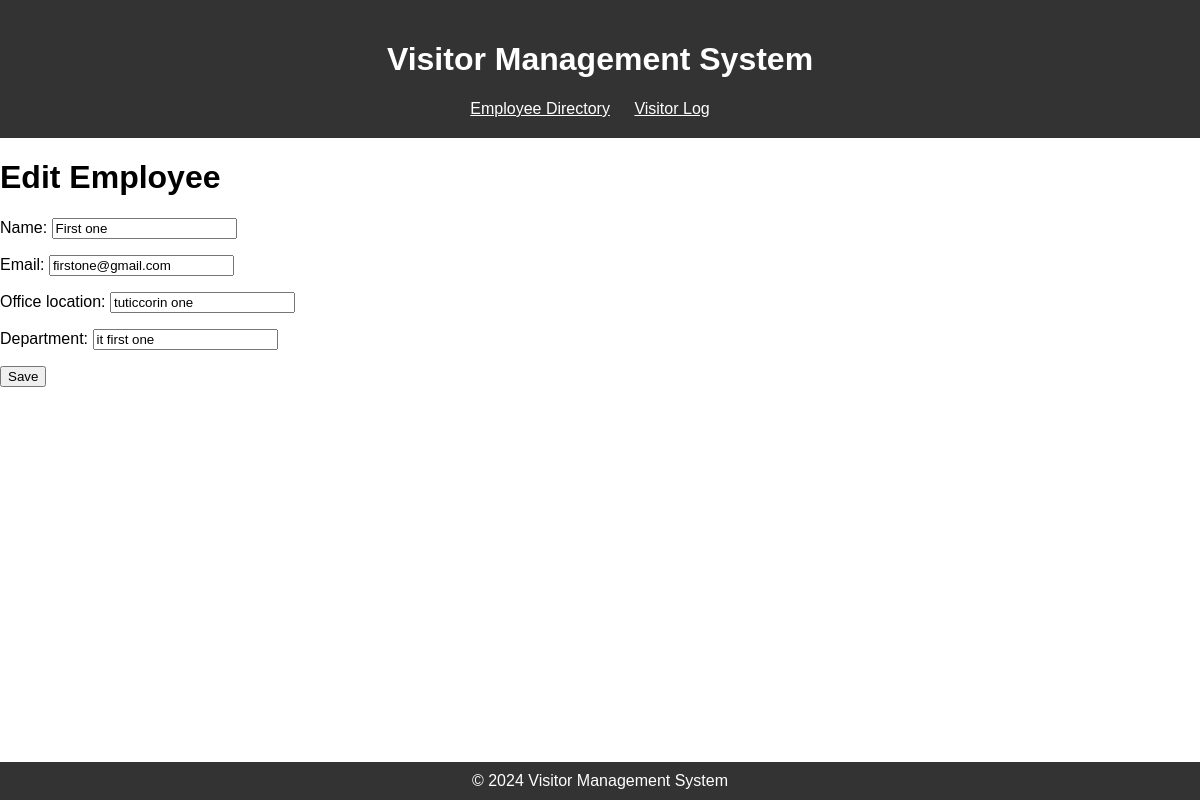
Screenshot of /employee/edit/3/ (signed in) with the database file from the repository.
### visitor_management/models.py (models this page shows, shortened)
class Employee(models.Model):
    name = models.CharField(max_length=100)
    email = models.EmailField(unique=True)
    office_location = models.CharField(max_length=100)
    department = models.CharField(max_length=100)

### visitor_management/views.py (the view)
# urls.py: path('employee/edit/<int:employee_id>/', views.employee_edit, name='employee_edit'),
@login_required
def employee_edit(request, employee_id):
    employee = Employee.objects.get(pk=employee_id)
    if request.method == 'POST':
        form = EmployeeForm(request.POST, instance=employee)
        if form.is_valid():
            form.save()
            return redirect('employee_list')
    else:
        form = EmployeeForm(instance=employee)
    return render(request, 'employee/employee_add_edit.html', {'form': form})

### visitor_management/forms.py
class EmployeeForm(forms.ModelForm):
    class Meta:
        model = Employee
        fields = ['name', 'email', 'office_location', 'department']

### visitor_management/templates/employee/employee_add_edit.html (shortened to what this page needs)
{% extends 'base.html' %}
{% block content %}
    <h1>{% if form.instance.pk %}Edit Employee{% else %}Add Employee{% endif %}</h1>
    <form method="post">
        {{ form.as_p }}
        <button type="submit">Save</button>
    </form>
{% endblock %}

### visitor_management/templates/base.html (style rules this page uses)
body { margin: 0; padding: 0; font-family: Arial, sans-serif; }

### rows the page displays
Employee: name "First one", email "firstone@gmail.com", office_location "tuticcorin one", department "it first one"
